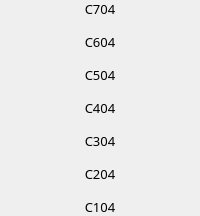
                            <widget class="QFrame" name="frame_59">
                             <property name="frameShape">
                              <enum>QFrame::NoFrame</enum>
                             </property>
                             <property name="frameShadow">
                              <enum>QFrame::Raised</enum>
                             </property>
                             <layout class="QVBoxLayout" name="verticalLayout_73">
                              <property name="spacing">
                               <number>15</number>
                              </property>
                              <property name="leftMargin">
                               <number>0</number>
                              </property>
                              <property name="topMargin">
                               <number>0</number>
                              </property>
                              <property name="rightMargin">
                               <number>0</number>
                              </property>
                              <property name="bottomMargin">
                               <number>0</number>
                              </property>
                              <item>
                               <widget class="QLabel" name="label_c704">
                                <property name="font">
                                 <font>
                                  <family>Mitr SemiBold</family>
                                  <pointsize>10</pointsize>
                                 </font>
                                </property>
                                <property name="text">
                                 <string>C704</string>
                                </property>
                                <property name="alignment">
                                 <set>Qt::AlignCenter</set>
                                </property>
                               </widget>
                              </item>
                              <item>
                               <widget class="QLabel" name="label_c604">
                                <property name="font">
                                 <font>
                                  <family>Mitr SemiBold</family>
                                  <pointsize>10</pointsize>
                                 </font>
                                </property>
                                <property name="text">
                                 <string>C604</string>
                                </property>
                                <property name="alignment">
                                 <set>Qt::AlignCenter</set>
                                </property>
                               </widget>
                              </item>
                              <item>
                               <widget class="QLabel" name="label_c504">
                                <property name="font">
                                 <font>
                                  <family>Mitr SemiBold</family>
                                  <pointsize>10</pointsize>
                                 </font>
                                </property>
                                <property name="text">
                                 <string>C504</string>
                                </property>
                                <property name="alignment">
                                 <set>Qt::AlignCenter</set>
                                </property>
                               </widget>
                              </item>
                              <item>
                               <widget class="QLabel" name="label_c404">
                                <property name="font">
                                 <font>
                                  <family>Mitr SemiBold</family>
                                  <pointsize>10</pointsize>
                                 </font>
                                </property>
                                <property name="text">
                                 <string>C404</string>
                                </property>
                                <property name="alignment">
                                 <set>Qt::AlignCenter</set>
                                </property>
                               </widget>
                              </item>
                              <item>
                               <widget class="QLabel" name="label_c304">
                                <property name="font">
                                 <font>
                                  <family>Mitr SemiBold</family>
                                  <pointsize>10</pointsize>
                                 </font>
                                </property>
                                <property name="text">
                                 <string>C304</string>
                                </property>
                                <property name="alignment">
                                 <set>Qt::AlignCenter</set>
                                </property>
                               </widget>
                              </item>
                              <item>
                               <widget class="QLabel" name="label_c204">
                                <property name="font">
                                 <font>
                                  <family>Mitr SemiBold</family>
                                  <pointsize>10</pointsize>
                                 </font>
                                </property>
                                <property name="text">
                                 <string>C204</string>
                                </property>
                                <property name="alignment">
                                 <set>Qt::AlignCenter</set>
                                </property>
                               </widget>
                              </item>
                              <item>
                               <widget class="QLabel" name="label_c104">
                                <property name="font">
                                 <font>
                                  <family>Mitr SemiBold</family>
                                  <pointsize>10</pointsize>
                                 </font>
                                </property>
                                <property name="text">
                                 <string>C104</string>
                                </property>
                                <property name="alignment">
                                 <set>Qt::AlignCenter</set>
                                </property>
                               </widget>
                              </item>
                             </layout>
                            </widget>
